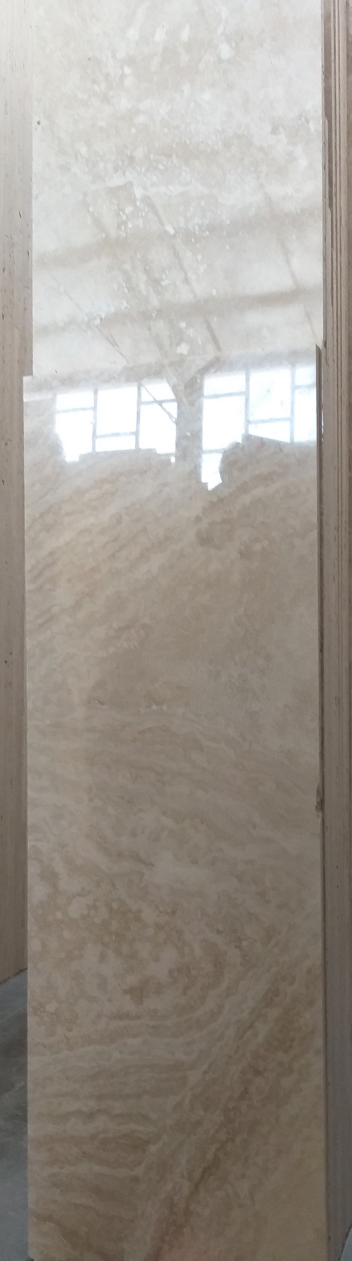
#> input picture Deployment_in_huggingface/media/images/B_image_22.jpg, 1056 x 3782 px (shown at 1/3 size)
$ python -i utils.py   (imports and definitions only)
#> lines starting #> are read from the running program, lines starting #| are printed output that depends on the picture; after the words box and inside, x2 and y2 are one past the last pixel; in counts of white or black regions, pixels touching at a corner belong together
#> further down, picture is the input picture: shape (3782, 1056, 3); mean B, G, R 143.4, 151.4, 158
# Import necessary libraries
import cv2
from PIL import Image
import numpy as np
import torch
from torch import nn


def calculator(x1, y1, x2, y2, w, h):
    # Calculate the slope and intercept of the line
    slope = (y2 - y1 + 1e-5) / (x2 - x1 + 1e-5)
    intercept = y1 - slope * x1

    # Set the starting and ending points for the line
    x1 = w
    y1 = int(slope * x1 + intercept)

    x2 = int((h - intercept) // slope)
    y2 = h

    return x1, y1, x2, y2, slope, intercept


def image_cropper(image):
    h, w = image.shape[:2]
#> h = 3782; w = 1056
    w, h = w // 6, h // 6
#> w = 176; h = 630
    image = cv2.resize(image, (w, h))

    gray_image = cv2.cvtColor(image, cv2.COLOR_BGR2GRAY)

    g_image = cv2.GaussianBlur(gray_image, (3, 3), 0)

    # if gray_image.dtype != np.uint8:
    #     gray_image = gray_image.astype(np.uint8)

    edges = cv2.Canny(g_image, threshold1=100, threshold2=300)
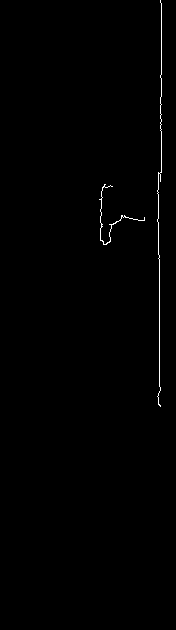
#> edges: shape (630, 176); 0.52% white in thin lines or dots, all inside (x1, y1, x2, y2) = (99, 0, 162, 407)

    # Define the contour
    contour = np.array([[w // 4, h // 8], [3 * (w // 4), h // 8], [3 * (w // 4), 7 * (h // 8)], [w // 4, 7 * (h // 8)]])
    mask = np.zeros_like(edges)
    cv2.fillPoly(mask, np.int32([contour]), 255)
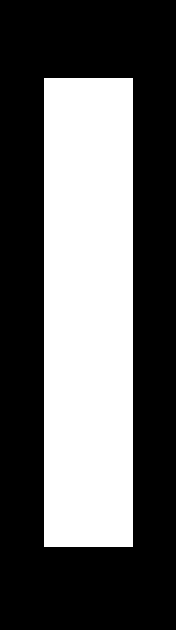
#> mask: shape (630, 176); 37.6% white; 1 white region, box (x1, y1, x2, y2) and area: (44, 78, 133, 547) 41741
    outside_mask = cv2.bitwise_not(mask)

    # Apply the outside_mask to the edges image to keep the portion outside the contour
    masked_edges = cv2.bitwise_and(edges, outside_mask)
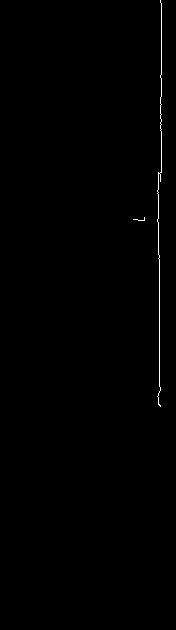
#> masked_edges: shape (630, 176); 0.39% white in thin lines or dots, all inside (x1, y1, x2, y2) = (133, 0, 162, 407)

    lines = cv2.HoughLinesP(
        masked_edges,
        rho=1,
        theta=np.pi / 180,
        threshold=70,
        maxLineGap=10
    )
#> lines = [[159, 392, 159, 255], [161, 172, 161, 3], [158, 258, 158, 172]]

    if lines is not None:
        left_lines = []
        right_lines = []

        for line in lines:
            x1, y1, x2, y2 = line[0]

            if x1 > 3 * (w // 4) and y1 < 7 * (h // 8):
                right_lines.append(line)
            elif x1 < w // 4 and y1 < 7 * (h // 8):
                left_lines.append(line)
#> this loop made 3 passes
#> after the loop, left_lines = []; right_lines = [[[159, 392, 159, 255]], [[161, 172, 161, 3]], [[158, 258, 158, 172]]]

        x1_l = 0
        x1_r = x2_r = w
#> x1_r = 176; x2_r = 176
        y_u = h // 2
#> y_u = 315
        y_d = h
#> y_d = 630

        if len(left_lines) > 0:
            left_line_avg = np.mean(left_lines, axis=0, dtype=np.int32)
            x1, y1, x2, y2 = left_line_avg[0]
            x1, y1, x2, y2, slope, intercept = calculator(x1, y1, x2, y2, w, h)
            x1_l = int((h // 2 - intercept) // slope)

            # cv2.line(image, (x1_l, h//2), (x2_l, h), (0, 0, 255), 2)

        if len(right_lines) > 0:
            right_line_avg = np.mean(right_lines, axis=0, dtype=np.int32)
#> right_line_avg = [[159, 274, 159, 143]]
            x1, y1, x2, y2 = right_line_avg[0]
#> x1 = 159; y1 = 274; x2 = 159; y2 = 143
            x1, y1, x2, y2, slope, intercept = calculator(x1, y1, x2, y2, w, h)
#> in calculator, `slope = (y2 - y1 + 1e-5) / (x2 - x1 + 1e-5)`: slope = -13099999
#> in calculator, `intercept = y1 - slope * x1`: intercept = 2.08e+09
#> in calculator, `y1 = int(slope * x1 + intercept)`: y1 = -222699708
#> in calculator, `x2 = int((h - intercept) // slope)`: x2 = 158
#> x1 = 176; y1 = -222699708; x2 = 158; y2 = 630; slope = -13099999; intercept = 2.08e+09
            x1_r = int((h // 2 - intercept) // slope)
#> x1_r = 158
            x2_r = int((h - intercept) // slope)
#> x2_r = 158

            # cv2.line(image, (x1_r, h//2), (x2_r, h), (0, 0, 255), 2)

        # original_points = np.float32([[x1_l, y_u], [x1_r, y_u], [x2_r, y_d], [x2_l, y_d]])
        original_points = np.float32([[x1_l, y_u], [x1_r, y_u], [x2_r, y_d]])
#> original_points = [[0, 315], [158, 315], [158, 630]]
        target_points = np.float32([[0, 0], [w, 0], [w, h]])
#> target_points = [[0, 0], [176, 0], [176, 630]]

        affine_matrix = cv2.getAffineTransform(original_points, target_points)
#> affine_matrix = [[1.11, 0, 0], [0, 2, -630]]

        # Apply the affine transformation to the image
        affine_image = cv2.warpAffine(image, affine_matrix, (image.shape[1], image.shape[0]))
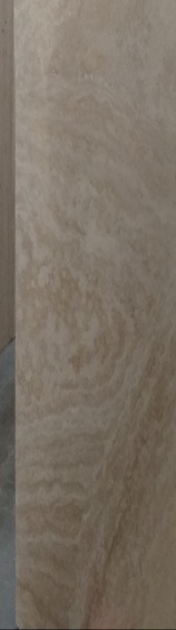
#> affine_image: shape (630, 176, 3); mean of channels 0, 1, 2 100.8, 112.5, 122.7; drawn as B, G, R
        equalized_image = histogram_equalization_color(affine_image)

        return equalized_image

    image = image[h // 2:h, :]
    image = histogram_equalization_color(image)

    return image


def histogram_equalization_color(image):
    # Split the color image into individual channels
    b, g, r = cv2.split(image)
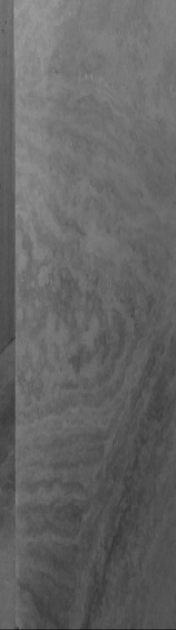
#> b: shape (630, 176); min 29, max 156, mean 100.8
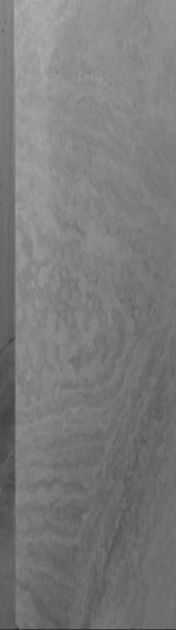
#> r: shape (630, 176); min 35, max 175, mean 122.7

    # Apply histogram equalization to each channel separately
    b_eq = cv2.equalizeHist(b)
    g_eq = cv2.equalizeHist(g)
    r_eq = cv2.equalizeHist(r)

    # Merge the equalized channels back into a color image
    equalized_image = cv2.merge([b_eq, g_eq, r_eq])
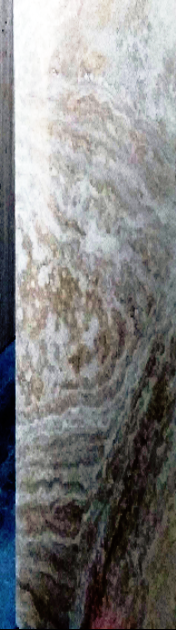
#> equalized_image: shape (630, 176, 3); mean B, G, R 129.5, 129.6, 129.6

    return equalized_image

>>> import cv2
>>> picture = cv2.imread('media/images/B_image_22.jpg')
>>> result = image_cropper(picture)
